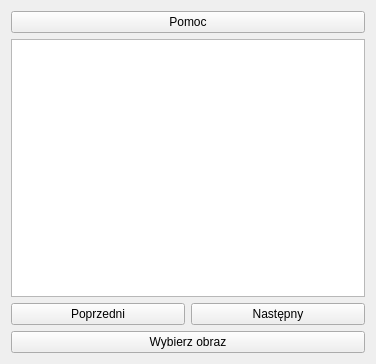
<?xml version="1.0" encoding="UTF-8"?>
<ui version="4.0">
 <class>Widget</class>
 <widget class="QWidget" name="Widget">
  <property name="geometry">
   <rect>
    <x>0</x>
    <y>0</y>
    <width>376</width>
    <height>364</height>
   </rect>
  </property>
  <property name="windowTitle">
   <string>ImagePresenter</string>
  </property>
  <layout class="QVBoxLayout" name="verticalLayout">
   <item>
    <widget class="QPushButton" name="btn_help">
     <property name="text">
      <string>Pomoc</string>
     </property>
    </widget>
   </item>
   <item>
    <widget class="QGraphicsView" name="gView"/>
   </item>
   <item>
    <layout class="QHBoxLayout" name="horizontalLayout">
     <item>
      <widget class="QPushButton" name="btn_prev">
       <property name="text">
        <string>Poprzedni</string>
       </property>
      </widget>
     </item>
     <item>
      <widget class="QPushButton" name="btn_next">
       <property name="text">
        <string>Następny</string>
       </property>
      </widget>
     </item>
    </layout>
   </item>
   <item>
    <widget class="QPushButton" name="btn_changeImage">
     <property name="text">
      <string>Wybierz obraz</string>
     </property>
    </widget>
   </item>
  </layout>
 </widget>
 <layoutdefault spacing="6" margin="11"/>
 <resources/>
 <connections/>
</ui>
